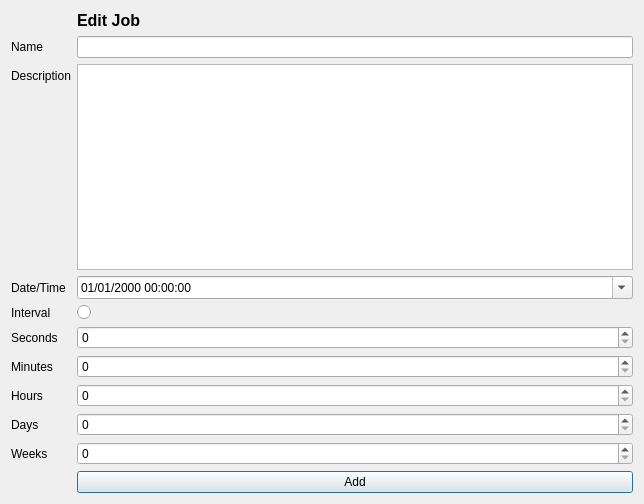
<?xml version="1.0" encoding="UTF-8"?>
<ui version="4.0">
 <class>Dialog</class>
 <widget class="QDialog" name="Dialog">
  <property name="geometry">
   <rect>
    <x>0</x>
    <y>0</y>
    <width>644</width>
    <height>504</height>
   </rect>
  </property>
  <property name="windowTitle">
   <string>Dialog</string>
  </property>
  <layout class="QHBoxLayout" name="horizontalLayout">
   <item>
    <layout class="QFormLayout" name="formLayout_3">
     <item row="1" column="0">
      <widget class="QLabel" name="label_3">
       <property name="text">
        <string>Name</string>
       </property>
      </widget>
     </item>
     <item row="1" column="1">
      <widget class="QLineEdit" name="jobNameEdit_2"/>
     </item>
     <item row="2" column="0">
      <widget class="QLabel" name="label_5">
       <property name="text">
        <string>Description</string>
       </property>
      </widget>
     </item>
     <item row="2" column="1">
      <widget class="QTextEdit" name="jobDescEdit_2"/>
     </item>
     <item row="3" column="0">
      <widget class="QLabel" name="label_15">
       <property name="text">
        <string>Date/Time</string>
       </property>
      </widget>
     </item>
     <item row="4" column="0">
      <widget class="QLabel" name="label_16">
       <property name="text">
        <string>Interval</string>
       </property>
      </widget>
     </item>
     <item row="4" column="1">
      <widget class="QRadioButton" name="IntervalRadioBtn_2">
       <property name="text">
        <string/>
       </property>
      </widget>
     </item>
     <item row="3" column="1">
      <widget class="QDateTimeEdit" name="dateTimeEdit_2">
       <property name="displayFormat">
        <string>dd/MM/yyyy HH:mm:ss</string>
       </property>
       <property name="calendarPopup">
        <bool>true</bool>
       </property>
      </widget>
     </item>
     <item row="6" column="0">
      <widget class="QLabel" name="label_17">
       <property name="text">
        <string>Minutes</string>
       </property>
      </widget>
     </item>
     <item row="6" column="1">
      <widget class="QSpinBox" name="minutesSpinBox_2"/>
     </item>
     <item row="8" column="0">
      <widget class="QLabel" name="label_18">
       <property name="text">
        <string>Days</string>
       </property>
      </widget>
     </item>
     <item row="8" column="1">
      <widget class="QSpinBox" name="daysSpinBox_2"/>
     </item>
     <item row="7" column="0">
      <widget class="QLabel" name="label_19">
       <property name="text">
        <string>Hours</string>
       </property>
      </widget>
     </item>
     <item row="9" column="0">
      <widget class="QLabel" name="label_20">
       <property name="text">
        <string>Weeks</string>
       </property>
      </widget>
     </item>
     <item row="7" column="1">
      <widget class="QSpinBox" name="hoursSpinBox_2"/>
     </item>
     <item row="9" column="1">
      <widget class="QSpinBox" name="weeksSpinBox_2"/>
     </item>
     <item row="10" column="1">
      <widget class="QPushButton" name="manualJobAddBtn_2">
       <property name="text">
        <string>Add</string>
       </property>
      </widget>
     </item>
     <item row="5" column="0">
      <widget class="QLabel" name="label_6">
       <property name="text">
        <string>Seconds</string>
       </property>
      </widget>
     </item>
     <item row="5" column="1">
      <widget class="QSpinBox" name="secondsSpinBox_2"/>
     </item>
     <item row="0" column="1">
      <widget class="QLabel" name="label_7">
       <property name="font">
        <font>
         <family>MS Sans Serif</family>
         <pointsize>12</pointsize>
         <weight>75</weight>
         <bold>true</bold>
        </font>
       </property>
       <property name="text">
        <string>Edit Job</string>
       </property>
      </widget>
     </item>
    </layout>
   </item>
  </layout>
 </widget>
 <resources/>
 <connections/>
</ui>
